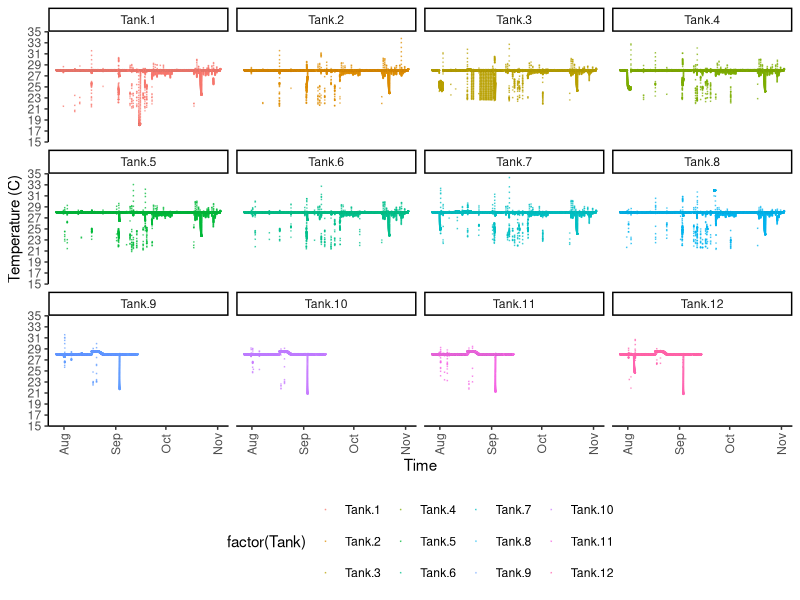
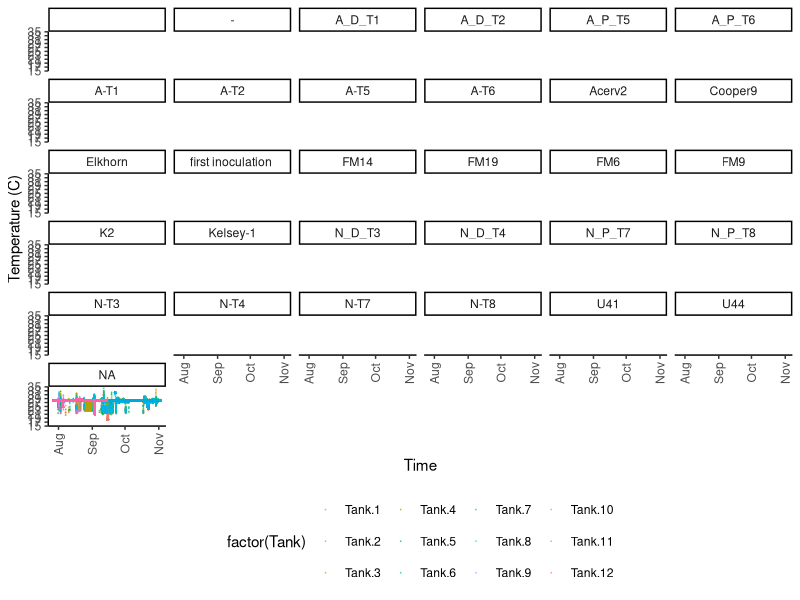
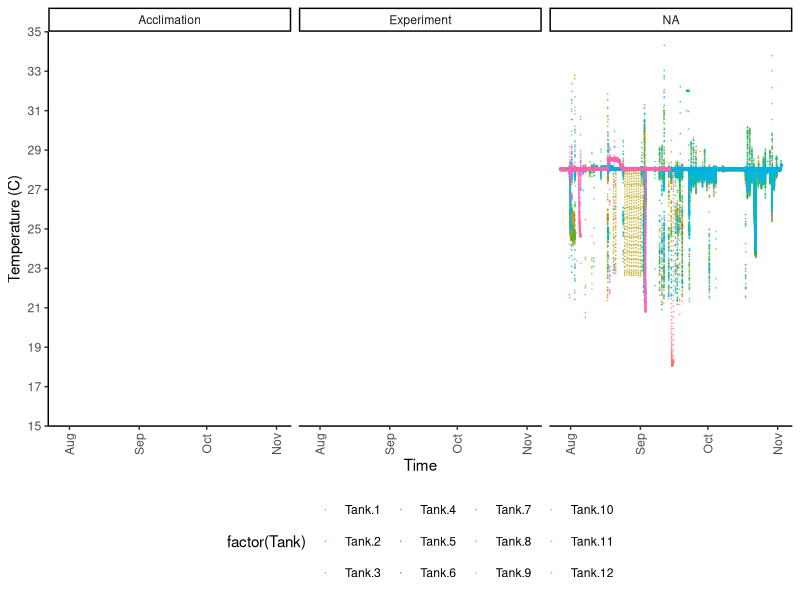

R code for these plots, in order: (Note: this script raises an error after producing the figures.)
## ---- chunk 1
knitr::opts_chunk$set(echo = TRUE, warning=FALSE, message=FALSE) 
                      #fig.width=4, fig.height=3 )
## ---- chunk 2

# Libraries
  library(reshape2)
  library(tidyverse)
  library(tidyr)
  library(lubridate)

# Graphs

theme_set (theme_classic() + theme(panel.grid.major = element_blank(),
                              panel.grid.minor = element_blank(), 
                              axis.line = element_line(colour = "black"),
                              legend.position="bottom",
                              axis.text.x = element_text(angle = 90, vjust = 0.5),
                              plot.title = element_text(size=12, face="bold"),
                              #panel.border = element_rect(colour = "black", fill=NA, size=1)
                              panel.border = element_blank()
                              ))
## ---- chunk 3
# Treatment Info
  Treatment<-read.csv("Data/Treatments.csv")
  #duplicated(Treatment$Time)
  D_Treatment<-Treatment[duplicated(Treatment$Time), ]
  #Treatment<-Treatment[!duplicated(Treatment$Time), ]
  summary(Treatment)

## ---- chunk 4
# Temperature
  Temperature<-read.csv("Data/Temperature_wide.csv")
  D_Temperature<-Temperature[duplicated(Temperature$Time), ]
  #Temperature<-Temperature[!duplicated(Temperature$Time), ]
  summary(Temperature)
  
  # Tall format
  Temp.Tall <- gather(Temperature, Tank, Temperature, 
                      Tank.1:Tank.12, factor_key=TRUE)
  Treatment.Tall <- gather(data=Treatment, Content,
                      key= Tank, Tank.1:Tank.12, factor_key=TRUE)


# Merge with content
  
  Temperature.tall<-plyr::join(Temp.Tall, Treatment.Tall, 
                    by = c("Time","Tank"),
                    type = "full")

# Data types
    Temperature.tall$Tank<-factor(Temperature.tall$Tank)
    Temperature.tall$Content<-factor(Temperature.tall$Content)
    Temperature.tall$Time<-strptime(Temperature.tall$Time, "%m/%d/%Y %H:%M:%S")
    Temperature.tall$Time <- as.POSIXct(Temperature.tall$Time)

    summary(Temperature.tall)

## ---- chunk 5
TankTemperature<- ggplot(Temperature.tall, aes (Time, Temperature, colour=factor(Tank))) +
  #geom_vline(xintercept=1500)+
  geom_point(alpha=0.5, size=0.01)+
  scale_y_continuous(limits = c(15, 35),
                         breaks = seq(15, 35, 2),  
                         expand = c(0, 0),
                         name=("Temperature (C)"))
TankTemperature+facet_wrap(~Tank)

TankTemperature+facet_wrap(~Content)
TankTemperature+facet_wrap(~Period)

## ---- chunk 6

Experiment<-Temperature.tall[which(Temperature.tall$Period=="Experiment"),]
Experiment<-Experiment[which(Experiment$Tank!="Tank.12"),]
Experiment<-Experiment[which(Experiment$Tank!="Tank.11"),]
Experiment<-Experiment[which(Experiment$Tank!="Tank.10"),]
Experiment<-Experiment[which(Experiment$Tank!="Tank.9"),]  

Experiment$Day<-as.Date(ymd_hms(Experiment$Time))
Experiment$Day<-weekdays(Experiment$Day)
Experiment$Data<-ifelse (Experiment$Day=="Friday",
                         15, NA)

## ---- chunk 7
ExperimentTemperature<- ggplot(Experiment) +
  #geom_vline(xintercept=1500)+
  
  geom_jitter(aes(Time, Temperature, colour=factor(Tank)),
              alpha=0.5, size=0.01)+
  geom_point(aes(Time, Data), alpha=1, size=0.05)+
  scale_y_continuous(limits = c(15, 35),
                         breaks = seq(15, 35, 2),  
                         expand = c(0, 0),
                         name=("Temperature (C)"))

ExperimentTemperature+facet_wrap(~Tank)
ExperimentTemperature+facet_wrap(~Content)

## ---- chunk 8
meanTemp<-ggplot(Experiment) +
  #geom_vline(xintercept=1500)+
  
  geom_jitter(aes(Time, Temperature, colour=factor(Tank)),
              alpha=0.5, size=0.01)+
  geom_point(aes(Time, Data), alpha=1, size=0.05)+
  scale_y_continuous(limits = c(15, 35),
                         breaks = seq(15, 35, 2),  
                         expand = c(0, 0),
                         name=("Temperature (C)"))

ExperimentTemperature+facet_wrap(~Tank)
## ---- chunk 9
# Creates bibliography 
#knitr::write_bib(c(.packages()), "packages.bib")
